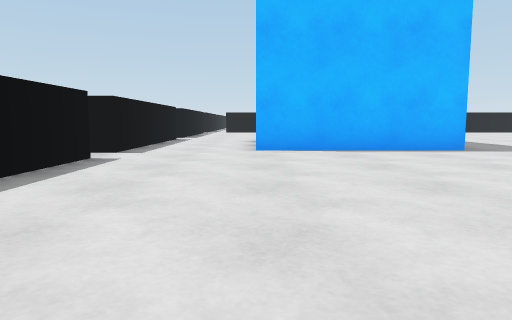
view 1 (above)

13 first-person views from a walk through a 3-D level made in the Unity game engine. The camera is 0.55 m above the floor, tilts 6° down and sees 70° across. The floor is counted in squares, 1 m on a side. Each view is taken from the middle of a square. On the plan, view 1 faces up. The plan holds only what a view shows up to about 9 squares ahead; the rest is blank. The place goes on beyond the plan.

view 2
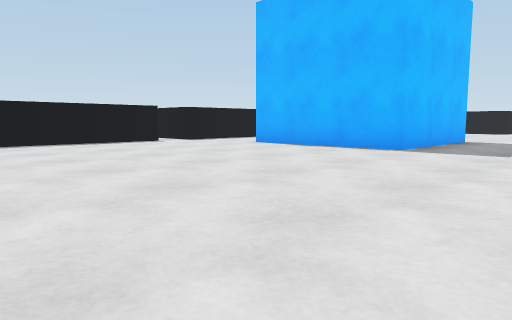

view 3
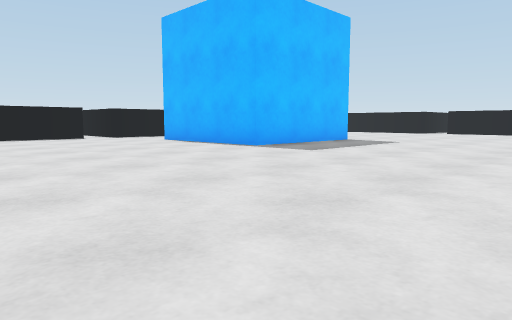

view 4
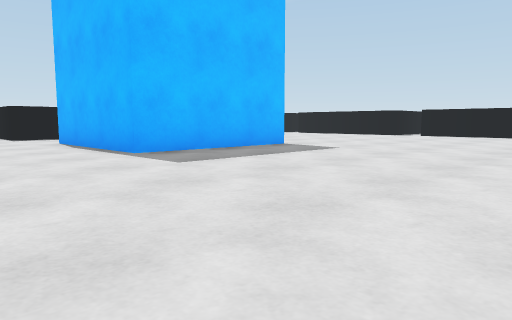

view 5
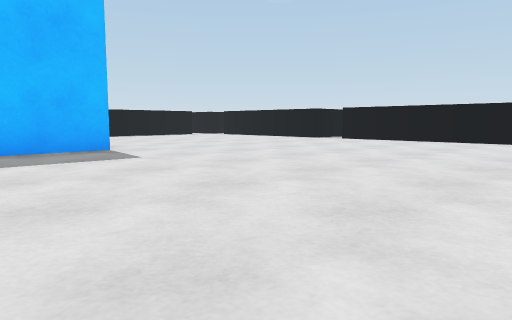

view 6
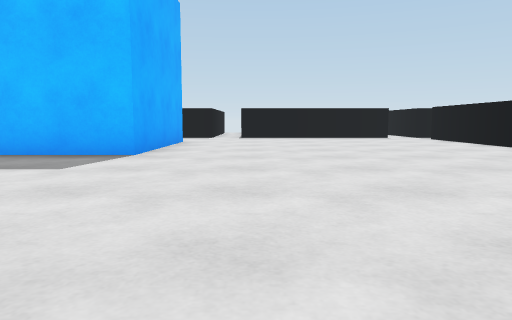

view 7
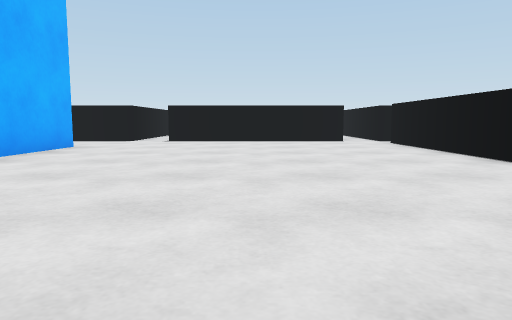

view 8
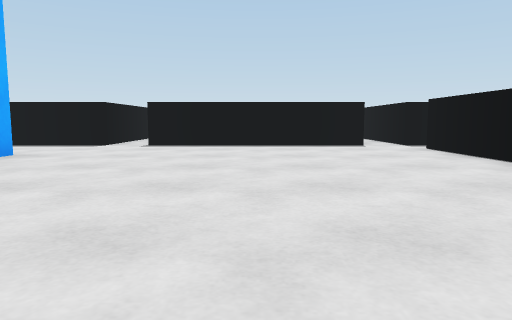

view 9
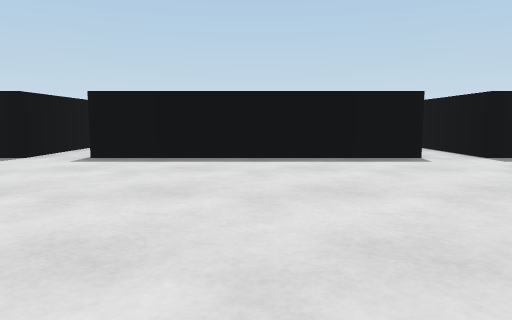

view 10
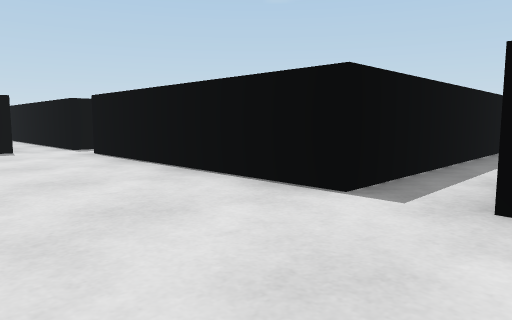

view 11
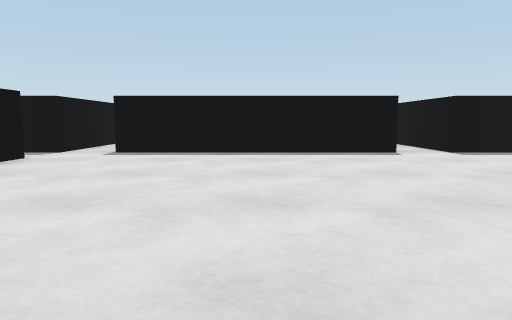

view 12
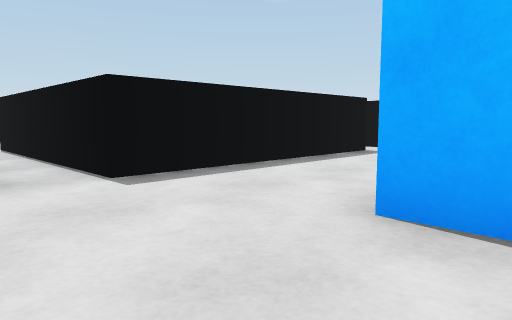

view 13
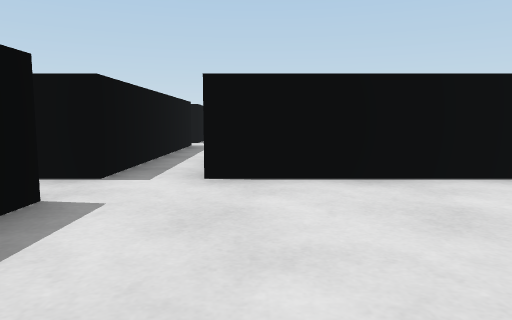

### Floor plan
Points are (right, up) in squares from view 1. A wall is a line through its corners. A room is listed if a view was taken in it or the views show most of it. See-through windows are left out.
Room 1 (views 1, 2, 3, 4, 5, 6, 7, 8, 9, 10, 11, 12, 13)
walls: (0, 11) (4, 11) (4, 7) (0, 7); (9.2, 18.5) (8.6, 18.5); (-2.5, 5.6) (-2.5, 0.5); (3.5, 18.5) (-1.5, 18.5); (-1.5, -0.5) (-0.9, -0.5); (-4.8, 11.5) (-2.5, 11.5) (-2.5, 6.5) (-7.5, 6.5); (-2.5, 17.6) (-2.5, 12.5) (-3.1, 12.5); (-2.5, 18.5) (-5.4, 18.5); (-5.1, -0.5) (-2.5, -0.5) (-2.5, -1.2)
ways out: opening at (-7, 6); opening at (-2, 18); opening at (4, 18)

Where each view was taken, in squares from view 1:
view 1: 0 up, 0 right, facing up
view 2: 0 up, 7 right, facing up-left
view 3: 1 up, 10 right, facing up-left
view 4: 4 up, 10 right, facing up-left
view 5: 8 up, 11 right, facing up-left
view 6: 13 up, 10 right, facing left
view 7: 15 up, 8 right, facing left
view 8: 15 up, 6 right, facing left
view 9: 15 up, 3 right, facing left
view 10: 16 up, 5 right, facing up-left
view 11: 3 up, 4 right, facing left
view 12: 5 up, 1 right, facing up-left
view 13: 15 up, 1 left, facing up
